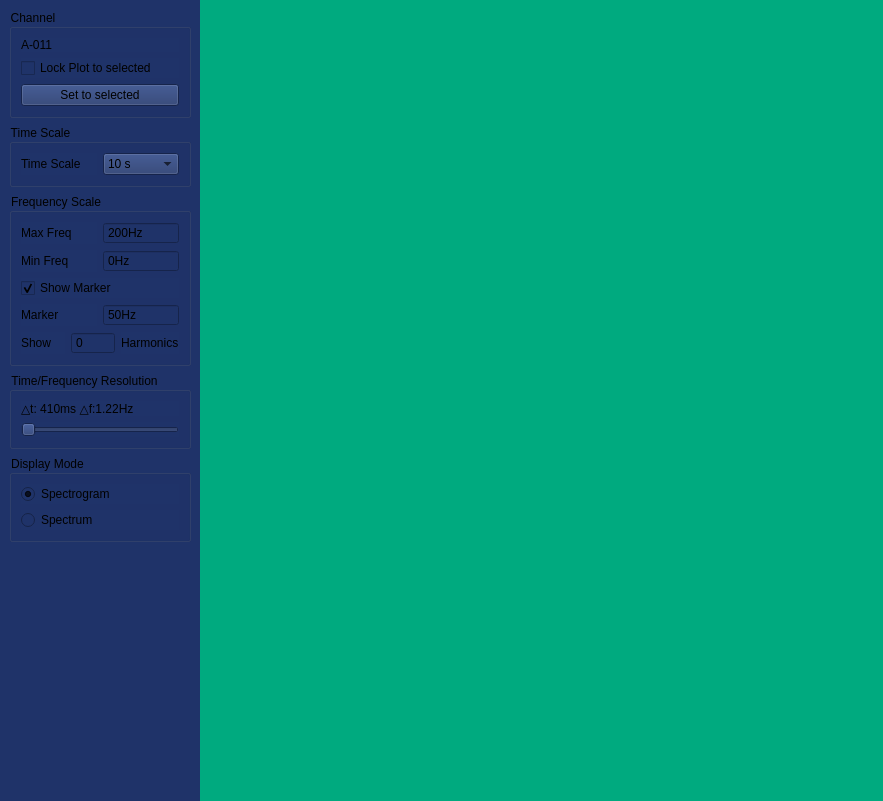
<?xml version="1.0" encoding="UTF-8"?>
<ui version="4.0">
 <class>CSpectrogram</class>
 <widget class="QWidget" name="CSpectrogram">
  <property name="geometry">
   <rect>
    <x>0</x>
    <y>0</y>
    <width>883</width>
    <height>801</height>
   </rect>
  </property>
  <property name="windowTitle">
   <string>Form</string>
  </property>
  <layout class="QHBoxLayout" name="mainLayout">
   <property name="spacing">
    <number>0</number>
   </property>
   <property name="leftMargin">
    <number>0</number>
   </property>
   <property name="topMargin">
    <number>0</number>
   </property>
   <property name="rightMargin">
    <number>0</number>
   </property>
   <property name="bottomMargin">
    <number>0</number>
   </property>
   <item>
    <widget class="QWidget" name="left" native="true">
     <property name="minimumSize">
      <size>
       <width>200</width>
       <height>0</height>
      </size>
     </property>
     <property name="maximumSize">
      <size>
       <width>200</width>
       <height>16777215</height>
      </size>
     </property>
     <property name="styleSheet">
      <string notr="true">background-color: #1F3369;</string>
     </property>
     <layout class="QVBoxLayout" name="verticalLayout_10">
      <property name="spacing">
       <number>0</number>
      </property>
      <property name="sizeConstraint">
       <enum>QLayout::SetDefaultConstraint</enum>
      </property>
      <property name="leftMargin">
       <number>0</number>
      </property>
      <property name="topMargin">
       <number>0</number>
      </property>
      <property name="rightMargin">
       <number>0</number>
      </property>
      <property name="bottomMargin">
       <number>0</number>
      </property>
      <item>
       <widget class="QWidget" name="verticalWidget_3" native="true">
        <property name="minimumSize">
         <size>
          <width>200</width>
          <height>0</height>
         </size>
        </property>
        <property name="maximumSize">
         <size>
          <width>200</width>
          <height>16777215</height>
         </size>
        </property>
        <layout class="QVBoxLayout" name="leftColumn_2">
         <item>
          <widget class="QGroupBox" name="groupBox">
           <property name="title">
            <string>Channel</string>
           </property>
           <layout class="QVBoxLayout" name="verticalLayout_7">
            <item>
             <layout class="QVBoxLayout" name="verticalLayout_6">
              <item>
               <widget class="QLabel" name="channelName">
                <property name="text">
                 <string>A-011</string>
                </property>
               </widget>
              </item>
              <item>
               <widget class="QCheckBox" name="lockScopeCheckbox">
                <property name="styleSheet">
                 <string notr="true"/>
                </property>
                <property name="text">
                 <string>Lock Plot to selected</string>
                </property>
               </widget>
              </item>
              <item>
               <widget class="QPushButton" name="setToSelectedButton">
                <property name="text">
                 <string>Set to selected</string>
                </property>
               </widget>
              </item>
             </layout>
            </item>
           </layout>
          </widget>
         </item>
         <item>
          <widget class="QGroupBox" name="groupBox_5">
           <property name="title">
            <string>Time Scale</string>
           </property>
           <layout class="QHBoxLayout" name="horizontalLayout">
            <item>
             <layout class="QHBoxLayout" name="horizontalLayout_2">
              <item>
               <widget class="QLabel" name="timeScaleLabel">
                <property name="text">
                 <string>Time Scale</string>
                </property>
               </widget>
              </item>
              <item>
               <widget class="QComboBox" name="timeScaleComboBox">
                <property name="currentIndex">
                 <number>2</number>
                </property>
                <item>
                 <property name="text">
                  <string>2 s</string>
                 </property>
                </item>
                <item>
                 <property name="text">
                  <string>5 s</string>
                 </property>
                </item>
                <item>
                 <property name="text">
                  <string>10 s</string>
                 </property>
                </item>
               </widget>
              </item>
             </layout>
            </item>
           </layout>
          </widget>
         </item>
         <item>
          <widget class="QGroupBox" name="groupBox_4">
           <property name="title">
            <string>Frequency Scale</string>
           </property>
           <layout class="QVBoxLayout" name="verticalLayout_2">
            <item>
             <layout class="QVBoxLayout" name="verticalLayout">
              <item>
               <layout class="QHBoxLayout" name="horizontalLayout_7">
                <item>
                 <widget class="QLabel" name="label_2">
                  <property name="text">
                   <string>Max Freq</string>
                  </property>
                 </widget>
                </item>
                <item>
                 <widget class="QSpinBox" name="fMaxSpinBox">
                  <property name="buttonSymbols">
                   <enum>QAbstractSpinBox::NoButtons</enum>
                  </property>
                  <property name="suffix">
                   <string>Hz</string>
                  </property>
                  <property name="maximum">
                   <number>1000</number>
                  </property>
                  <property name="value">
                   <number>200</number>
                  </property>
                 </widget>
                </item>
               </layout>
              </item>
              <item>
               <layout class="QHBoxLayout" name="horizontalLayout_6">
                <item>
                 <widget class="QLabel" name="label_3">
                  <property name="text">
                   <string>Min Freq</string>
                  </property>
                 </widget>
                </item>
                <item>
                 <widget class="QSpinBox" name="fMinSpinBox">
                  <property name="buttonSymbols">
                   <enum>QAbstractSpinBox::NoButtons</enum>
                  </property>
                  <property name="suffix">
                   <string>Hz</string>
                  </property>
                 </widget>
                </item>
               </layout>
              </item>
              <item>
               <layout class="QHBoxLayout" name="horizontalLayout_5">
                <item>
                 <widget class="QCheckBox" name="fMarkerShowCheckBox">
                  <property name="styleSheet">
                   <string notr="true"/>
                  </property>
                  <property name="text">
                   <string>Show Marker</string>
                  </property>
                  <property name="checked">
                   <bool>true</bool>
                  </property>
                 </widget>
                </item>
               </layout>
              </item>
              <item>
               <layout class="QHBoxLayout" name="horizontalLayout_3">
                <item>
                 <widget class="QLabel" name="fMarkerLabel">
                  <property name="text">
                   <string>Marker</string>
                  </property>
                 </widget>
                </item>
                <item>
                 <widget class="QSpinBox" name="fMarkerSpinBox">
                  <property name="buttonSymbols">
                   <enum>QAbstractSpinBox::NoButtons</enum>
                  </property>
                  <property name="suffix">
                   <string>Hz</string>
                  </property>
                  <property name="maximum">
                   <number>1000</number>
                  </property>
                  <property name="value">
                   <number>50</number>
                  </property>
                 </widget>
                </item>
               </layout>
              </item>
              <item>
               <layout class="QHBoxLayout" name="horizontalLayout_4">
                <item>
                 <widget class="QLabel" name="fMarkerHarmonicsLabel1">
                  <property name="text">
                   <string>Show</string>
                  </property>
                 </widget>
                </item>
                <item>
                 <widget class="QSpinBox" name="fMarkerHarmonicsPinBox">
                  <property name="buttonSymbols">
                   <enum>QAbstractSpinBox::NoButtons</enum>
                  </property>
                 </widget>
                </item>
                <item>
                 <widget class="QLabel" name="fMarkerHarmonicsLabel2">
                  <property name="text">
                   <string>Harmonics</string>
                  </property>
                 </widget>
                </item>
               </layout>
              </item>
             </layout>
            </item>
           </layout>
          </widget>
         </item>
         <item>
          <widget class="QGroupBox" name="groupBox_3">
           <property name="title">
            <string>Time/Frequency Resolution</string>
           </property>
           <layout class="QVBoxLayout" name="verticalLayout_3">
            <item>
             <layout class="QHBoxLayout" name="horizontalLayout_8">
              <item>
               <widget class="QLabel" name="label_7">
                <property name="text">
                 <string>△t: 410ms △f:1.22Hz</string>
                </property>
               </widget>
              </item>
             </layout>
            </item>
            <item>
             <layout class="QHBoxLayout" name="horizontalLayout_9">
              <item>
               <widget class="QSlider" name="nFftSlider">
                <property name="minimum">
                 <number>0</number>
                </property>
                <property name="maximum">
                 <number>6</number>
                </property>
                <property name="orientation">
                 <enum>Qt::Horizontal</enum>
                </property>
               </widget>
              </item>
             </layout>
            </item>
           </layout>
          </widget>
         </item>
         <item>
          <widget class="QGroupBox" name="groupBox_2">
           <property name="title">
            <string>Display Mode</string>
           </property>
           <layout class="QVBoxLayout" name="verticalLayout_5">
            <item>
             <layout class="QVBoxLayout" name="verticalLayout_4">
              <item>
               <widget class="QRadioButton" name="spectrogramBtn">
                <property name="text">
                 <string>Spectrogram</string>
                </property>
                <property name="checked">
                 <bool>true</bool>
                </property>
               </widget>
              </item>
              <item>
               <widget class="QRadioButton" name="spectrumBtn">
                <property name="text">
                 <string>Spectrum</string>
                </property>
               </widget>
              </item>
             </layout>
            </item>
           </layout>
          </widget>
         </item>
         <item>
          <spacer name="verticalSpacer">
           <property name="orientation">
            <enum>Qt::Vertical</enum>
           </property>
           <property name="sizeHint" stdset="0">
            <size>
             <width>20</width>
             <height>40</height>
            </size>
           </property>
          </spacer>
         </item>
        </layout>
       </widget>
      </item>
     </layout>
    </widget>
   </item>
   <item>
    <widget class="QWidget" name="rightColumnWidget" native="true">
     <property name="styleSheet">
      <string notr="true">background-color: rgb(0, 170, 127);</string>
     </property>
     <layout class="QVBoxLayout" name="rightColumn">
      <property name="spacing">
       <number>0</number>
      </property>
      <property name="leftMargin">
       <number>0</number>
      </property>
      <property name="topMargin">
       <number>0</number>
      </property>
      <property name="rightMargin">
       <number>0</number>
      </property>
      <property name="bottomMargin">
       <number>0</number>
      </property>
      <item>
       <layout class="QVBoxLayout" name="plotContainer">
        <property name="spacing">
         <number>0</number>
        </property>
       </layout>
      </item>
     </layout>
    </widget>
   </item>
  </layout>
 </widget>
 <resources/>
 <connections/>
</ui>
